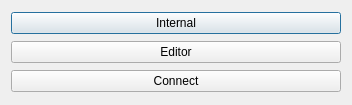
<?xml version="1.0" encoding="UTF-8"?>
<ui version="4.0">
 <class>Dialog</class>
 <widget class="QDialog" name="Dialog">
  <property name="geometry">
   <rect>
    <x>0</x>
    <y>0</y>
    <width>352</width>
    <height>105</height>
   </rect>
  </property>
  <property name="windowTitle">
   <string>Dialog</string>
  </property>
  <layout class="QVBoxLayout" name="verticalLayout">
   <item>
    <widget class="QPushButton" name="btnInternal">
     <property name="text">
      <string>Internal</string>
     </property>
    </widget>
   </item>
   <item>
    <widget class="QPushButton" name="btnEditor">
     <property name="text">
      <string>Editor</string>
     </property>
    </widget>
   </item>
   <item>
    <widget class="QPushButton" name="btnConnect">
     <property name="text">
      <string>Connect</string>
     </property>
    </widget>
   </item>
  </layout>
 </widget>
 <resources/>
 <connections>
  <connection>
   <sender>btnInternal</sender>
   <signal>clicked()</signal>
   <receiver>Dialog</receiver>
   <slot>accept()</slot>
   <hints>
    <hint type="sourcelabel">
     <x>197</x>
     <y>17</y>
    </hint>
    <hint type="destinationlabel">
     <x>354</x>
     <y>13</y>
    </hint>
   </hints>
  </connection>
 </connections>
</ui>
